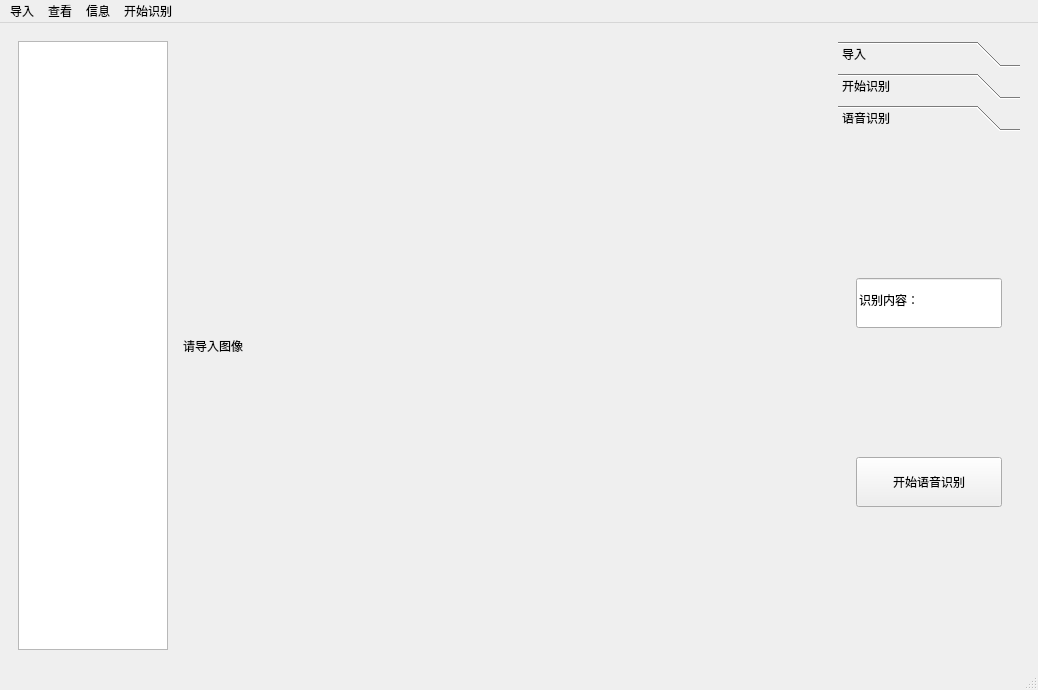
<?xml version="1.0" encoding="UTF-8"?>
<ui version="4.0">
 <class>MainWindow</class>
 <widget class="QMainWindow" name="MainWindow">
  <property name="geometry">
   <rect>
    <x>0</x>
    <y>0</y>
    <width>1038</width>
    <height>690</height>
   </rect>
  </property>
  <property name="windowTitle">
   <string>MainWindow</string>
  </property>
  <widget class="QWidget" name="centralwidget">
   <layout class="QHBoxLayout" name="horizontalLayout_3">
    <item>
     <widget class="QWidget" name="imagesViewWidget" native="true">
      <layout class="QHBoxLayout" name="horizontalLayout">
       <item>
        <widget class="QListWidget" name="fileListsWidget">
         <property name="sizePolicy">
          <sizepolicy hsizetype="Preferred" vsizetype="Preferred">
           <horstretch>0</horstretch>
           <verstretch>0</verstretch>
          </sizepolicy>
         </property>
         <property name="maximumSize">
          <size>
           <width>150</width>
           <height>16777215</height>
          </size>
         </property>
        </widget>
       </item>
       <item>
        <widget class="QWidget" name="imageframe" native="true">
         <property name="sizePolicy">
          <sizepolicy hsizetype="Expanding" vsizetype="Expanding">
           <horstretch>0</horstretch>
           <verstretch>0</verstretch>
          </sizepolicy>
         </property>
         <layout class="QGridLayout" name="gridLayout">
          <item row="0" column="0">
           <widget class="QLabel" name="image_label">
            <property name="sizePolicy">
             <sizepolicy hsizetype="Expanding" vsizetype="Expanding">
              <horstretch>0</horstretch>
              <verstretch>0</verstretch>
             </sizepolicy>
            </property>
            <property name="autoFillBackground">
             <bool>true</bool>
            </property>
            <property name="text">
             <string>请导入图像</string>
            </property>
            <property name="scaledContents">
             <bool>true</bool>
            </property>
           </widget>
          </item>
         </layout>
        </widget>
       </item>
      </layout>
     </widget>
    </item>
    <item>
     <widget class="QWidget" name="toolsFrame" native="true">
      <property name="maximumSize">
       <size>
        <width>200</width>
        <height>16777215</height>
       </size>
      </property>
      <layout class="QHBoxLayout" name="horizontalLayout_2">
       <item>
        <widget class="QToolBox" name="operatorBox">
         <property name="maximumSize">
          <size>
           <width>16777215</width>
           <height>16777215</height>
          </size>
         </property>
         <property name="currentIndex">
          <number>2</number>
         </property>
         <widget class="QWidget" name="imports">
          <property name="geometry">
           <rect>
            <x>0</x>
            <y>0</y>
            <width>111</width>
            <height>142</height>
           </rect>
          </property>
          <attribute name="label">
           <string>导入</string>
          </attribute>
          <layout class="QHBoxLayout" name="horizontalLayout_4">
           <item>
            <widget class="QWidget" name="widget" native="true">
             <layout class="QVBoxLayout" name="verticalLayout">
              <item>
               <widget class="QPushButton" name="btn_load_pictures">
                <property name="minimumSize">
                 <size>
                  <width>0</width>
                  <height>50</height>
                 </size>
                </property>
                <property name="text">
                 <string>添加图片</string>
                </property>
               </widget>
              </item>
              <item>
               <widget class="QPushButton" name="btn_load_models">
                <property name="minimumSize">
                 <size>
                  <width>0</width>
                  <height>50</height>
                 </size>
                </property>
                <property name="text">
                 <string>添加模型</string>
                </property>
               </widget>
              </item>
             </layout>
            </widget>
           </item>
          </layout>
         </widget>
         <widget class="QWidget" name="recognize_page">
          <property name="geometry">
           <rect>
            <x>0</x>
            <y>0</y>
            <width>98</width>
            <height>68</height>
           </rect>
          </property>
          <attribute name="label">
           <string>开始识别</string>
          </attribute>
          <layout class="QVBoxLayout" name="verticalLayout_2">
           <item>
            <widget class="QPushButton" name="btn_start_recognize">
             <property name="minimumSize">
              <size>
               <width>0</width>
               <height>50</height>
              </size>
             </property>
             <property name="text">
              <string>开始识别</string>
             </property>
            </widget>
           </item>
          </layout>
         </widget>
         <widget class="QWidget" name="page">
          <property name="geometry">
           <rect>
            <x>0</x>
            <y>0</y>
            <width>182</width>
            <height>522</height>
           </rect>
          </property>
          <attribute name="label">
           <string>语音识别</string>
          </attribute>
          <layout class="QVBoxLayout" name="verticalLayout_4">
           <item>
            <widget class="QWidget" name="widget_2" native="true">
             <layout class="QVBoxLayout" name="verticalLayout_3">
              <item>
               <widget class="QLineEdit" name="audioGet_lineEdit">
                <property name="minimumSize">
                 <size>
                  <width>0</width>
                  <height>50</height>
                 </size>
                </property>
                <property name="text">
                 <string>识别内容：</string>
                </property>
               </widget>
              </item>
              <item>
               <widget class="QPushButton" name="btn_audioServer">
                <property name="minimumSize">
                 <size>
                  <width>0</width>
                  <height>50</height>
                 </size>
                </property>
                <property name="text">
                 <string>开始语音识别</string>
                </property>
               </widget>
              </item>
             </layout>
            </widget>
           </item>
          </layout>
         </widget>
        </widget>
       </item>
      </layout>
     </widget>
    </item>
   </layout>
  </widget>
  <widget class="QMenuBar" name="menubar">
   <property name="geometry">
    <rect>
     <x>0</x>
     <y>0</y>
     <width>1038</width>
     <height>22</height>
    </rect>
   </property>
   <widget class="QMenu" name="menu">
    <property name="title">
     <string>导入</string>
    </property>
    <addaction name="action_select_model"/>
    <addaction name="action_load_images"/>
   </widget>
   <widget class="QMenu" name="menu_2">
    <property name="title">
     <string>查看</string>
    </property>
   </widget>
   <widget class="QMenu" name="menu_3">
    <property name="title">
     <string>信息</string>
    </property>
    <addaction name="action_showInfo"/>
   </widget>
   <widget class="QMenu" name="menu_4">
    <property name="title">
     <string>开始识别</string>
    </property>
    <addaction name="action_recognize_depatch"/>
   </widget>
   <addaction name="menu"/>
   <addaction name="menu_2"/>
   <addaction name="menu_3"/>
   <addaction name="menu_4"/>
  </widget>
  <widget class="QStatusBar" name="statusbar"/>
  <action name="action_select_model">
   <property name="text">
    <string>加载模型文件</string>
   </property>
  </action>
  <action name="action_load_images">
   <property name="text">
    <string>导入图像</string>
   </property>
  </action>
  <action name="action_showInfo">
   <property name="text">
    <string>查看当前状态</string>
   </property>
  </action>
  <action name="action_recognize_depatch">
   <property name="text">
    <string>开始识别</string>
   </property>
  </action>
 </widget>
 <resources/>
 <connections/>
</ui>
